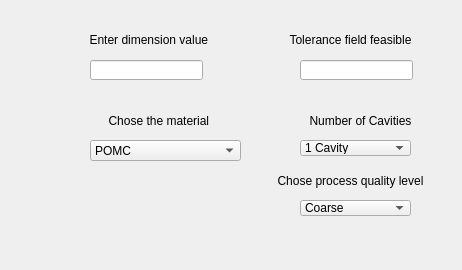
<?xml version="1.0" encoding="UTF-8"?>
<ui version="4.0">
 <class>Form</class>
 <widget class="QWidget" name="Form">
  <property name="geometry">
   <rect>
    <x>0</x>
    <y>0</y>
    <width>462</width>
    <height>270</height>
   </rect>
  </property>
  <property name="windowTitle">
   <string>Tolerance Calculator</string>
  </property>
  <widget class="QLineEdit" name="lineEdit">
   <property name="geometry">
    <rect>
     <x>90</x>
     <y>60</y>
     <width>113</width>
     <height>20</height>
    </rect>
   </property>
  </widget>
  <widget class="QLabel" name="label">
   <property name="geometry">
    <rect>
     <x>70</x>
     <y>30</y>
     <width>161</width>
     <height>20</height>
    </rect>
   </property>
   <property name="text">
    <string>Enter dimension value </string>
   </property>
   <property name="alignment">
    <set>Qt::AlignCenter</set>
   </property>
  </widget>
  <widget class="QLabel" name="label_2">
   <property name="geometry">
    <rect>
     <x>260</x>
     <y>170</y>
     <width>181</width>
     <height>21</height>
    </rect>
   </property>
   <property name="text">
    <string>Chose process quality level</string>
   </property>
   <property name="alignment">
    <set>Qt::AlignCenter</set>
   </property>
  </widget>
  <widget class="QLineEdit" name="lineEdit_2">
   <property name="geometry">
    <rect>
     <x>300</x>
     <y>60</y>
     <width>113</width>
     <height>20</height>
    </rect>
   </property>
  </widget>
  <widget class="QLabel" name="label_3">
   <property name="geometry">
    <rect>
     <x>270</x>
     <y>30</y>
     <width>161</width>
     <height>20</height>
    </rect>
   </property>
   <property name="text">
    <string>Tolerance field feasible</string>
   </property>
   <property name="alignment">
    <set>Qt::AlignCenter</set>
   </property>
  </widget>
  <widget class="QComboBox" name="comboBox">
   <property name="geometry">
    <rect>
     <x>300</x>
     <y>140</y>
     <width>111</width>
     <height>16</height>
    </rect>
   </property>
   <item>
    <property name="text">
     <string>1 Cavity</string>
    </property>
   </item>
   <item>
    <property name="text">
     <string>2  Cavities</string>
    </property>
   </item>
   <item>
    <property name="text">
     <string>4  Cavities</string>
    </property>
   </item>
   <item>
    <property name="text">
     <string>6  Cavities</string>
    </property>
   </item>
   <item>
    <property name="text">
     <string>8  Cavities</string>
    </property>
   </item>
   <item>
    <property name="text">
     <string>16 Cavities</string>
    </property>
   </item>
   <item>
    <property name="text">
     <string>32 Cavities</string>
    </property>
   </item>
   <item>
    <property name="text">
     <string>64 Cavities</string>
    </property>
   </item>
  </widget>
  <widget class="QComboBox" name="comboBox_2">
   <property name="geometry">
    <rect>
     <x>300</x>
     <y>200</y>
     <width>111</width>
     <height>16</height>
    </rect>
   </property>
   <item>
    <property name="text">
     <string>Coarse</string>
    </property>
   </item>
   <item>
    <property name="text">
     <string>Medium</string>
    </property>
   </item>
   <item>
    <property name="text">
     <string>High</string>
    </property>
   </item>
  </widget>
  <widget class="QLabel" name="label_4">
   <property name="geometry">
    <rect>
     <x>70</x>
     <y>110</y>
     <width>181</width>
     <height>21</height>
    </rect>
   </property>
   <property name="text">
    <string>Chose the material </string>
   </property>
   <property name="alignment">
    <set>Qt::AlignCenter</set>
   </property>
  </widget>
  <widget class="QComboBox" name="comboBox_3">
   <property name="geometry">
    <rect>
     <x>90</x>
     <y>140</y>
     <width>151</width>
     <height>21</height>
    </rect>
   </property>
   <item>
    <property name="text">
     <string>POMC</string>
    </property>
   </item>
   <item>
    <property name="text">
     <string>POMH</string>
    </property>
   </item>
   <item>
    <property name="text">
     <string>PA66 GF30</string>
    </property>
   </item>
   <item>
    <property name="text">
     <string>PA6</string>
    </property>
   </item>
   <item>
    <property name="text">
     <string>PPA</string>
    </property>
   </item>
   <item>
    <property name="text">
     <string>PPS</string>
    </property>
   </item>
   <item>
    <property name="text">
     <string>PBT GF15</string>
    </property>
   </item>
   <item>
    <property name="text">
     <string>PA66 GF15</string>
    </property>
   </item>
   <item>
    <property name="text">
     <string>PA66 GF40</string>
    </property>
   </item>
   <item>
    <property name="text">
     <string>PBT GF15</string>
    </property>
   </item>
   <item>
    <property name="text">
     <string>PBT GF40</string>
    </property>
   </item>
   <item>
    <property name="text">
     <string>ABS</string>
    </property>
   </item>
   <item>
    <property name="text">
     <string>PEHD</string>
    </property>
   </item>
   <item>
    <property name="text">
     <string>PP</string>
    </property>
   </item>
   <item>
    <property name="text">
     <string>PET</string>
    </property>
   </item>
  </widget>
  <widget class="QLabel" name="label_5">
   <property name="geometry">
    <rect>
     <x>270</x>
     <y>110</y>
     <width>181</width>
     <height>21</height>
    </rect>
   </property>
   <property name="text">
    <string>Number of Cavities</string>
   </property>
   <property name="alignment">
    <set>Qt::AlignCenter</set>
   </property>
  </widget>
 </widget>
 <resources/>
 <connections/>
</ui>
